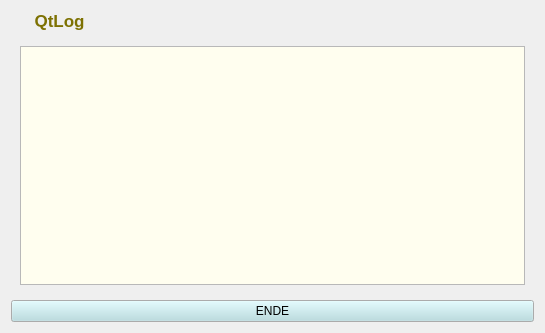
<ui version="4.0" >
 <class>auth</class>
 <widget class="QDialog" name="auth" >
  <property name="geometry" >
   <rect>
    <x>0</x>
    <y>0</y>
    <width>545</width>
    <height>333</height>
   </rect>
  </property>
  <property name="windowTitle" >
   <string>QtLog  Info</string>
  </property>
  <layout class="QGridLayout" >
   <item row="0" column="0" >
    <widget class="QLabel" name="label" >
     <property name="palette" >
      <palette>
       <active>
        <colorrole role="WindowText" >
         <brush brushstyle="SolidPattern" >
          <color alpha="255" >
           <red>125</red>
           <green>113</green>
           <blue>2</blue>
          </color>
         </brush>
        </colorrole>
       </active>
       <inactive>
        <colorrole role="WindowText" >
         <brush brushstyle="SolidPattern" >
          <color alpha="255" >
           <red>125</red>
           <green>113</green>
           <blue>2</blue>
          </color>
         </brush>
        </colorrole>
       </inactive>
       <disabled>
        <colorrole role="WindowText" >
         <brush brushstyle="SolidPattern" >
          <color alpha="255" >
           <red>119</red>
           <green>119</green>
           <blue>119</blue>
          </color>
         </brush>
        </colorrole>
       </disabled>
      </palette>
     </property>
     <property name="font" >
      <font>
       <pointsize>13</pointsize>
       <weight>75</weight>
       <bold>true</bold>
      </font>
     </property>
     <property name="text" >
      <string>     QtLog</string>
     </property>
    </widget>
   </item>
   <item row="1" column="0" >
    <widget class="QStackedWidget" name="stackedWidget" >
     <widget class="QWidget" name="page" >
      <property name="geometry" >
       <rect>
        <x>0</x>
        <y>0</y>
        <width>537</width>
        <height>255</height>
       </rect>
      </property>
      <layout class="QGridLayout" >
       <item row="0" column="0" >
        <widget class="QTextEdit" name="authtextEdit" >
         <property name="palette" >
          <palette>
           <active>
            <colorrole role="Base" >
             <brush brushstyle="SolidPattern" >
              <color alpha="255" >
               <red>255</red>
               <green>254</green>
               <blue>239</blue>
              </color>
             </brush>
            </colorrole>
           </active>
           <inactive>
            <colorrole role="Base" >
             <brush brushstyle="SolidPattern" >
              <color alpha="255" >
               <red>255</red>
               <green>254</green>
               <blue>239</blue>
              </color>
             </brush>
            </colorrole>
           </inactive>
           <disabled>
            <colorrole role="Base" >
             <brush brushstyle="SolidPattern" >
              <color alpha="255" >
               <red>255</red>
               <green>255</green>
               <blue>255</blue>
              </color>
             </brush>
            </colorrole>
           </disabled>
          </palette>
         </property>
         <property name="focusPolicy" >
          <enum>Qt::NoFocus</enum>
         </property>
        </widget>
       </item>
      </layout>
     </widget>
     <widget class="QWidget" name="page_2" >
      <property name="geometry" >
       <rect>
        <x>0</x>
        <y>0</y>
        <width>100</width>
        <height>30</height>
       </rect>
      </property>
     </widget>
    </widget>
   </item>
   <item row="2" column="0" >
    <widget class="QPushButton" name="ButtonEnde" >
     <property name="palette" >
      <palette>
       <active>
        <colorrole role="Button" >
         <brush brushstyle="SolidPattern" >
          <color alpha="255" >
           <red>178</red>
           <green>220</green>
           <blue>224</blue>
          </color>
         </brush>
        </colorrole>
       </active>
       <inactive>
        <colorrole role="Button" >
         <brush brushstyle="SolidPattern" >
          <color alpha="255" >
           <red>178</red>
           <green>220</green>
           <blue>224</blue>
          </color>
         </brush>
        </colorrole>
       </inactive>
       <disabled>
        <colorrole role="Button" >
         <brush brushstyle="SolidPattern" >
          <color alpha="255" >
           <red>178</red>
           <green>220</green>
           <blue>224</blue>
          </color>
         </brush>
        </colorrole>
       </disabled>
      </palette>
     </property>
     <property name="focusPolicy" >
      <enum>Qt::NoFocus</enum>
     </property>
     <property name="text" >
      <string>ENDE</string>
     </property>
    </widget>
   </item>
  </layout>
 </widget>
 <resources/>
 <connections/>
</ui>
